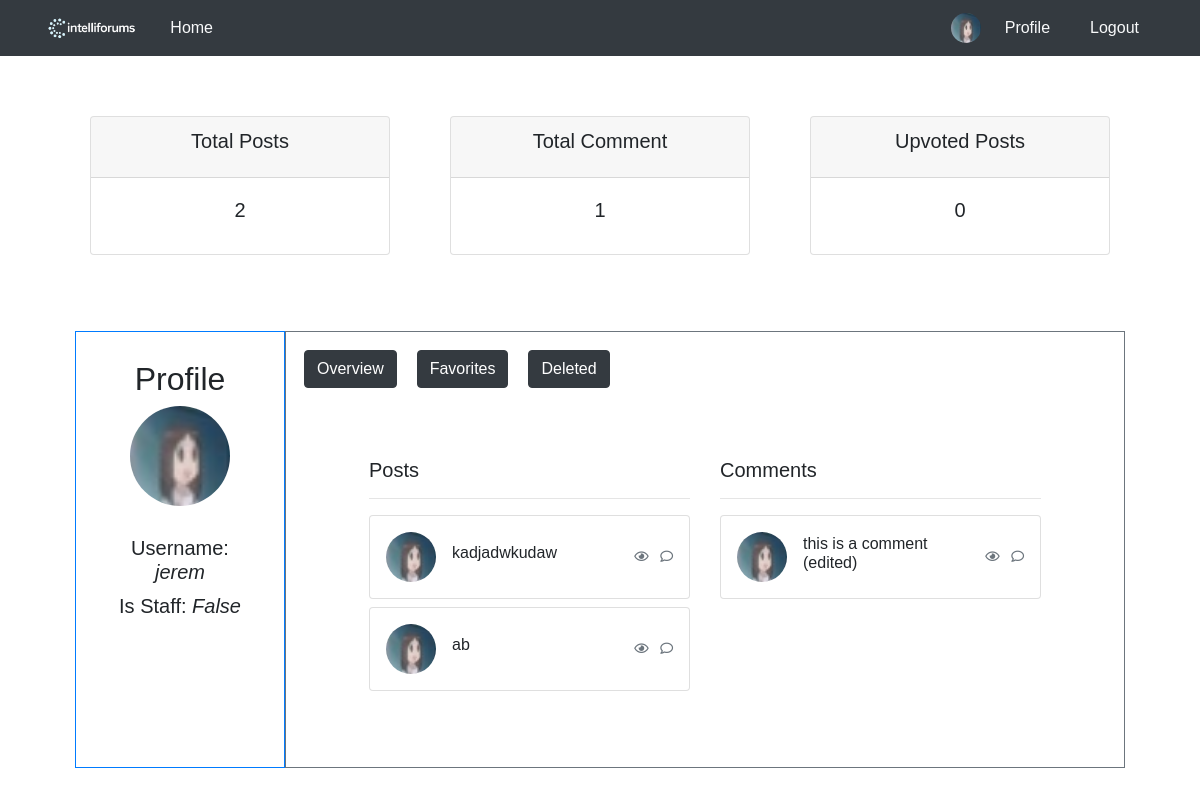
The page /profile/ (signed in) on the database its author committed.
### blog/models.py (models this page shows, shortened)
class User(AbstractBaseUser, PermissionsMixin):
    username = models.CharField(max_length=100, unique=True)
    picture = models.ImageField(
        upload_to='profile/',
        default='profile/blank-profile-picture-973460_128012234212.png',
        blank=True,
    )
    is_active = models.BooleanField(default=True)
    is_staff = models.BooleanField(default=False)
    USERNAME_FIELD = 'username'
    objects = UserManager()

class UserPost(models.Model):
    post_ref = models.ForeignKey(Post, on_delete=models.CASCADE)
    user_ref = models.ForeignKey(User, on_delete=models.CASCADE)
    is_deleted = models.BooleanField(default=False)

class Post(models.Model):
    forum_ref = models.ForeignKey(Forum, on_delete=models.CASCADE)
    user_ref = models.ForeignKey(User, on_delete=models.CASCADE)
    title = models.CharField(max_length=100)
    content = models.TextField(blank=True, null=True)
    created_at = models.DateField(auto_now_add=True)
    image = models.ImageField(upload_to=upload_path, blank=True, null=True)

class Comment(models.Model):
    user_post_ref = models.ForeignKey(UserPost, on_delete=models.CASCADE)
    user_ref = models.ForeignKey(User, on_delete=models.CASCADE)
    content = models.TextField(blank=True, null=True)
    created_at = models.DateTimeField(auto_now_add=True)
    image = models.ImageField(upload_to=upload_path, blank=True, null=True)

### blog/views.py (the view)
# urls.py: path('profile/', views.render_profile, name='profile'),
@login_required(login_url='login')
def render_profile(request):
    user = User.objects.get(id=request.user.id)
    user_posts = UserPost.objects.filter(user_ref__id=request.user.id, is_deleted=False) #use userpost table para ma filter ang isDeleted
    deleted_user_posts = UserPost.objects.filter(user_ref__id=request.user.id, is_deleted=True)
    user_comments = Comment.objects.filter(user_ref__id=request.user.id)
    user_favorites = FavoritePost.objects.filter(user_ref__id=request.user.id, user_post_ref__is_deleted=False)
    return render(request, 'profile.html', {
        'username' : user.username,
        'is_staff' : user.is_staff,
        'picture' : user.picture.url,
        'user_posts' : user_posts,
        'user_comments' : user_comments,
        'user_favorites' : user_favorites,
        'deleted_user_posts': deleted_user_posts,
    })

### blog/templates/profile.html (shortened to what this page needs)
<!DOCTYPE html>
<html lang="en">
<head>
    {% load static %}
    <link rel="stylesheet" href="{% static 'blog/css/profile.css' %}">
</head>
<body>
    {% include 'header.html' %}
        {% include 'Profile/profile_count.html' %}
        <div class="container-fluid">
            <div class="row d-flex">
                <div class="left-column p-2 border border-primary" style="flex: 0 0 20%; max-width: 20%;">
                    <div class="profile-container">
                        <h2>Profile</h2>
                        <img src="{{ picture }}" alt="Profile Picture" class="profile-pic" style="height: 100px;">
                        <div class="profile-info">
                            <h5>Username: <i>{{ username }}</i></h5>
                            <h5>Is Staff: <i>{{ is_staff }}</i></h5>
                        </div>
                    </div>
                </div>
                <div class="col p-2 border border-secondary">
                    <div style="display: flex;">
                        <button id="showOverview" class="btn btn-dark" style="margin: 10px;">Overview</button>
                        <button id="showFavorites" class="btn btn-dark" style="margin: 10px;">Favorites</button>
                        <button id="showDeleted" class="btn btn-dark" style="margin: 10px;">Deleted</button>
                    </div>
                    <div id="OverviewDashboard" style="display: block;">
                        {% include 'Profile/profile_dashboard.html' %}
                    </div>
                </div>
            </div>
        </div>
</body>
</html>

### blog/templates/header.html (shortened to what this page needs)
<!DOCTYPE html>
<html lang="en">
<head>
    {% load static %}
    <link rel="stylesheet" href="https://cdn.jsdelivr.net/npm/bootstrap@4.1.3/dist/css/bootstrap.min.css">
    <link rel="stylesheet" href="https://cdnjs.cloudflare.com/ajax/libs/font-awesome/5.12.0-2/css/all.min.css" />
    <link rel="stylesheet" href="{% static 'blog/css/global.css' %}">
    <link rel="stylesheet" href="{% static 'blog/css/header.css' %}">
</head>
<body>
    <nav class="navbar navbar-dark bg-dark">
        <div class="container d-flex justify-content-between align-items-center">
            <div class="d-flex align-items-center">
                <img src="{% static 'images/logo.png' %}" alt="Logo" style="max-height:30px;">
                <a class="nav-link text-light ml-3" href="/">Home</a>
            </div>
            <div class="d-flex align-items-center">
                {% if user.is_authenticated %}
                    <img src="{{ user.picture.url }}" alt="Profile Picture" class="profile-img" style="height:30px;width:30px;border-radius:50%;">
                    <a class="nav-link text-light ml-2" href="/profile/">Profile</a>
                    <a class="nav-link text-light ml-2" href="/login/">Logout</a>
                {% else %}
                    <a class="nav-link text-light" href="/login/">Login</a>
                    <a class="nav-link text-light ml-2" href="/register/">Register</a>
                {% endif %}
            </div>
        </div>
    </nav>
</body>
</html>

### blog/templates/Profile/profile_dashboard.html
<div class="row">
    <div class="col-lg">
        <h5>Posts</h5>
        <hr>
        {% for user_post in user_posts %}
        <div class="card mb-2">
            <div class="card-body p-2 p-sm-3">
                <div class="media forum-item">
                    <a href="#" data-toggle="collapse" data-target=".forum-content"><img src="{{ picture }}" class="mr-3 rounded-circle" width="50" alt="User" /></a>
                    <div class="media-body align-self-center">
                        <h6><a href="#" data-toggle="collapse" data-target=".forum-content" class="text-body">{{ user_post.post_ref.title }}</a></h6>
                    </div>
                    <div class="text-muted small text-center align-self-center">
                        <span class="d-none d-sm-inline-block favorite-views" data-value="{{ user_post.id }}"><i class="far fa-eye"></i></span>
                        <span class="favorite-comments-num" data-value="{{ user_post.id }}"><i class="far fa-comment ml-2"></i></span>
                    </div>
                </div>
            </div>
        </div>
        {% endfor %}
    </div>
    <div class="col-lg">
        <h5>Comments</h5>
        <hr>
        {% for user_comment in user_comments %}
        <div class="card mb-2">
            <div class="card-body p-2 p-sm-3">
                <div class="media forum-item">
                    <a href="#" data-toggle="collapse" data-target=".forum-content"><img src="{{ picture }}" class="mr-3 rounded-circle" width="50" alt="User" /></a>
                    <div class="media-body align-self-center">
                        <h6><a href="#" data-toggle="collapse" data-target=".forum-content" class="text-body">{{ user_comment.content }}</a></h6>
                    </div>
                    <div class="text-muted small text-center align-self-center">
                        <span class="d-none d-sm-inline-block"><i class="far fa-eye"></i></span>
                        <span><i class="far fa-comment ml-2"></i></span>
                    </div>
                </div>
            </div>
        </div>
        {% endfor %}
    </div>
</div>

### blog/static/blog/css/profile.css (style rules this page uses)
.profile-container { max-width: 600px; margin: 0 auto; text-align: center; padding: 20px; }
.profile-pic { max-width: 300px; max-height: 300px; border-radius: 50%; margin-bottom: 20px; }
.profile-info h5 { margin: 10px 0; }
h2 { margin-bottom: 30px; }

### blog/static/blog/css/global.css (style rules this page uses)
* { font-family: Verdana, Geneva, Tahoma, sans-serif; }

### blog/static/blog/css/header.css (style rules this page uses)
.profile-img { max-width: 50px !important; max-height: 50px !important; border-radius: 50% !important; }

### blog/templates/profile.html (style rules this page uses)
.profile-container { max-width: 600px; margin: 0 auto; text-align: center; padding: 20px; }
.profile-pic { max-width: 300px; max-height: 300px; border-radius: 50%; margin-bottom: 20px; }
.profile-info h5 { margin: 10px 0; }
h2 { margin-bottom: 30px; }

### blog/templates/Profile/profile_count.html (style rules this page uses)
.row { margin: 60px; }

### rows shown on the page
User: picture (picture), username "jerem"
UserPost: post_ref "kadjadwkudaw", {{ user_post.id }} 15 (drawn)
UserPost: post_ref "ab", {{ user_post.id }} 18 (drawn)
Comment: content "this is a comment (edited)"

### other values the page prints
{{ user_posts.count }} "2"
{{ user_comments.count }} "1"
{{ is_staff }} "False"
